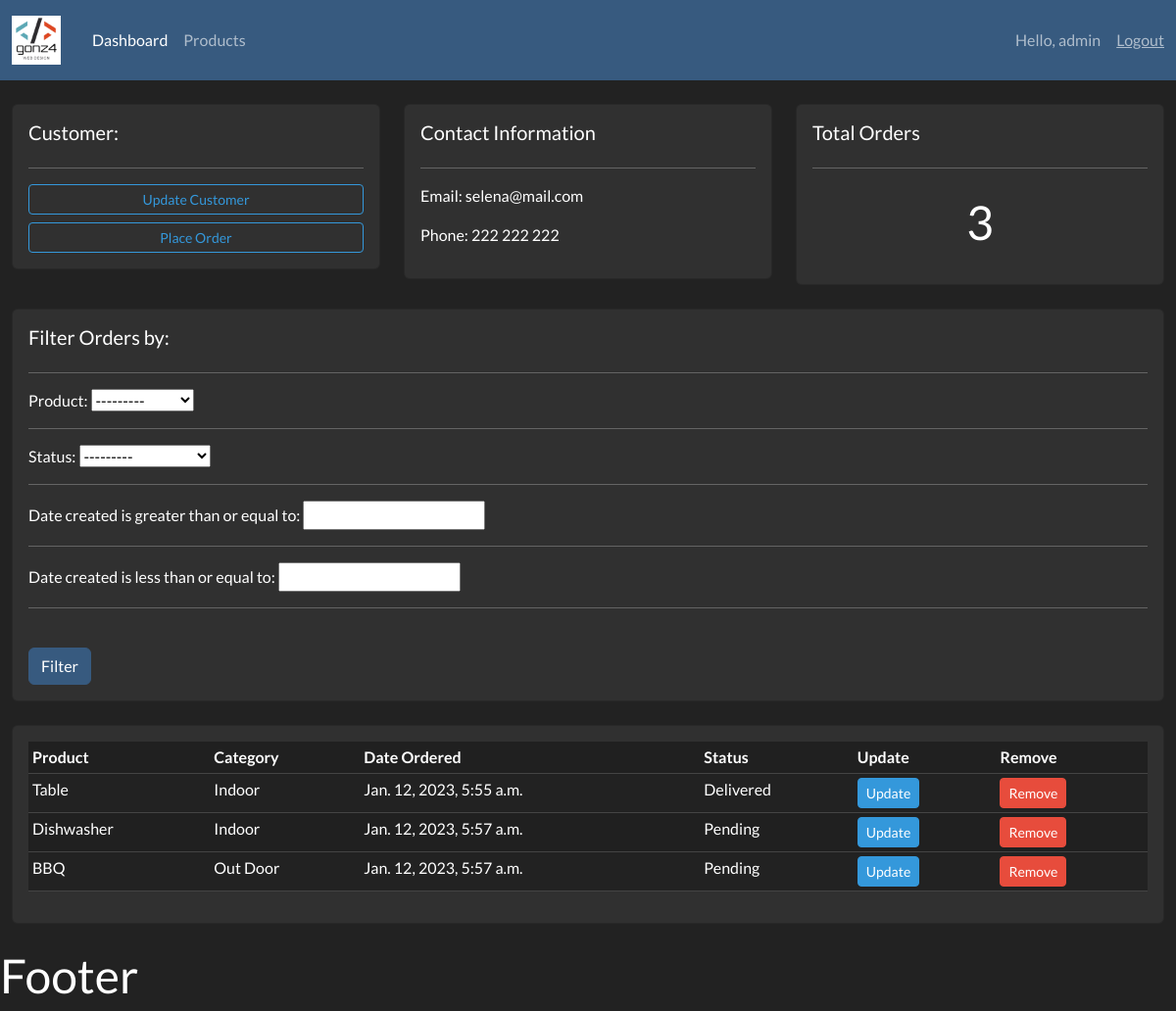
The page /customer/3/ (signed in) on the database its author committed.
### accounts/models.py (models this page shows, shortened)
class Customer(models.Model):
	name = models.CharField(max_length=200, null=True)
	phone = models.CharField(max_length=200, null=True)
	email = models.CharField(max_length=200, null=True)
	date_created = models.DateTimeField(auto_now_add=True, null=True)

class Order(models.Model):
	STATUS = (
			('Pending', 'Pending'),
			('Out for delivery', 'Out for delivery'),
			('Delivered', 'Delivered'),
			)
	customer = models.ForeignKey(Customer, null=True, on_delete= models.SET_NULL)
	product = models.ForeignKey(Product, null=True, on_delete= models.SET_NULL)
	date_created = models.DateTimeField(auto_now_add=True, null=True)
	status = models.CharField(max_length=200, null=True, choices=STATUS)

class Product(models.Model):
	CATEGORY = (
			('Indoor', 'Indoor'),
			('Out Door', 'Out Door'),
			)
	name = models.CharField(max_length=200, null=True)
	price = models.FloatField(null=True)
	category = models.CharField(max_length=200, null=True, choices=CATEGORY)
	description = models.CharField(max_length=200, null=True, blank=True)
	date_created = models.DateTimeField(auto_now_add=True, null=True)
	tags = models.ManyToManyField(Tag)
	def __str__(self):
		return self.name

### accounts/views.py (the view)
# urls.py: path('customer/<str:primary_key>/', views.customer, name="customer"),
@login_required(login_url='login')
def customer(request, primary_key):
	customer = Customer.objects.get(id=primary_key)
	orders = customer.order_set.all()
	order_count = orders.count()
	myFilter = OrderFilter(request.GET, queryset=orders)
	orders = myFilter.qs
	context = {'customer':customer, 'orders':orders, 'order_count':order_count,
	'myFilter':myFilter}
	return render(request, 'accounts/customer.html',context)

### accounts/templates/accounts/customer.html
{% extends 'accounts/main.html' %} {% block content %}
<br />
<div class="row">
  <div class="col-md">
    <div class="card card-body">
      <h5>Customer:</h5>
      <hr />
      <a class="btn btn-outline-info btn-sm btn-block mb-2" href=""
        >Update Customer</a
      >
      <a
        class="btn btn-outline-info btn-sm btn-block"
        href="{% url 'create_order' customer.id %}"
        >Place Order</a
      >
    </div>
  </div>
  <div class="col-md">
    <div class="card card-body">
      <h5>Contact Information</h5>
      <hr />
      <p>Email: {{customer.email}}</p>
      <p>Phone: {{customer.phone}}</p>
    </div>
  </div>
  <div class="col-md">
    <div class="card card-body">
      <h5>Total Orders</h5>
      <hr />
      <h1 style="text-align: center; padding: 10px">{{order_count}}</h1>
    </div>
  </div>
</div>
<br />
<div class="row">
  <div class="col">
    <div class="card card-body">
      <h5>Filter Orders by:</h5>
      <hr />
      <form method="get">
        {% for field in myFilter.form %} {{field.label_tag}} {{field}}
        <hr />
        {% endfor %}
        <br />
        <button class="btn btn-primary" type="submit">Filter</button>
      </form>
    </div>
  </div>
</div>
<br />
<div class="row">
  <div class="col-md">
    <div class="card card-body">
      <div class="table-responsive">
        <table class="table table-sm table-striped">
          <tr>
            <th>Product</th>
            <th>Category</th>
            <th>Date Ordered</th>
            <th>Status</th>
            <th>Update</th>
            <th>Remove</th>
          </tr>
          {% for order in orders %}
          <tr>
            <td>{{order.product}}</td>
            <td>{{order.product.category}}</td>
            <td>{{order.date_created}}</td>
            <td>{{order.status}}</td>
            <td>
              <a
                class="btn btn-sm btn-info"
                href="{% url 'update_order' order.id %}"
                >Update</a
              >
            </td>
            <td>
              <a
                class="btn btn-sm btn-danger"
                href="{% url 'delete_order' order.id %}"
                >Remove</a
              >
            </td>
          </tr>
          {% endfor %}
        </table>
      </div>
    </div>
  </div>
</div>
{% endblock %}

### accounts/templates/accounts/navbar.html (shortened to what this page needs)
{% load static %}
<nav class="navbar navbar-dark bg-primary navbar-expand-lg">
  <div class="container-fluid">
    <img
      src="{% static 'images/logo.png' %}"
      class="img-fluid me-4"
      style="width: 50px"
      alt="Logo image"
    />
    <div class="collapse navbar-collapse" id="navbarNavAltMarkup">
      <ul class="navbar-nav me-auto mb-2 mb-lg-0">
        <li class="nav-item">
          <a class="nav-link active" aria-current="page" href="{% url 'home' %}"
          >Dashboard</a>
        </li>
        <li class="nav-item">
          <a class="nav-link" href="{% url 'products' %}">Products</a>
        </li>
      </ul>
      <span class="navbar-text me-3">
        Hello, {{request.user}}
      </span>
      <span><a class="navbar-text" href="{% url 'logout' %}">Logout</a></span>
  </div>
</nav>

### rows shown on the page
Customer: email "selena@mail.com", phone "222 222 222"
Order: product "Table", product.category "Indoor", date_created "Jan. 12, 2023, 5:55 a.m.", status "Delivered"
Order: product "Dishwasher", product.category "Indoor", date_created "Jan. 12, 2023, 5:57 a.m.", status "Pending"
Order: product "BBQ", product.category "Out Door", date_created "Jan. 12, 2023, 5:57 a.m.", status "Pending"

### other values the page prints
{{ request.user }} "admin"
{{ order_count }} "3"
{{ field.label_tag }} "Product:" "Status:" "Date created is greater than or equal to:" "Date created is less than or equal to:"
